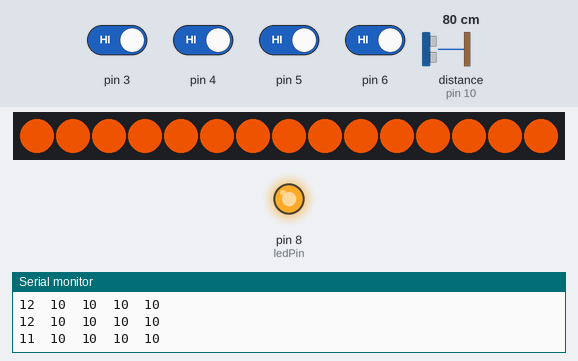
A sketch run on a simulated Arduino Uno, built with avr-gcc and run on an emulated ATmega328P. Shown: 15 RGB LEDs in strip order, left to right, output pins drawn as LEDs (lit = HIGH), the last lines printed to the serial monitor. Wiring (inferred from the names in the program): ultrasonic range finder: trigger pin 9; echo pin 10. Inputs (shaded band) come from the test bench; at power-on: pin 3–6 HIGH, distance to the obstacle (sensor on pin 10) 80 cm. The echo pulse lasts 58.3 µs per cm; dim RGB values are drawn brighter than linear; pins used as bus, display or sensor lines are not drawn.

Above: at 1.2 s.
1.3 s: distance to the obstacle (sensor on pin 10) set to 299 cm
4.3 s: distance to the obstacle (sensor on pin 10) set to 4 cm
7.3 s: pin 3 driven LOW and pin 4 driven LOW and pin 5 driven LOW and pin 6 driven LOW
At 7.7 s:
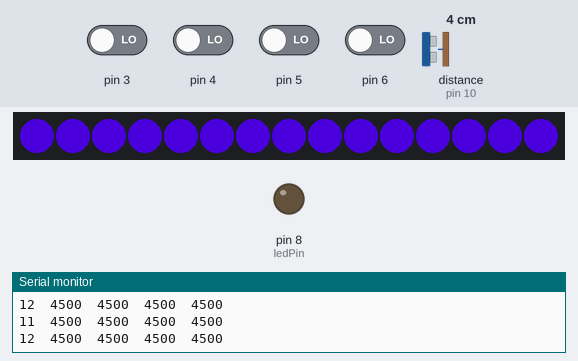
8.9 s: pin 3 driven HIGH
At 10.1 s:
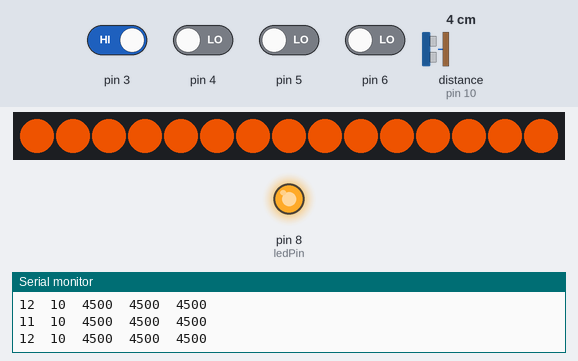
10.4 s: pin 3 driven LOW
At 11.3 s:
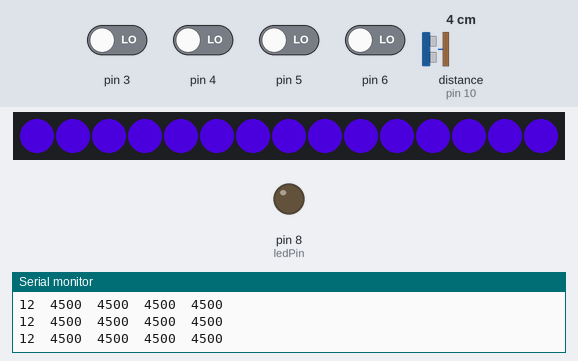
Timing chart, 0 to 12.9 s (numbered marks = the images above; inputs shaded):
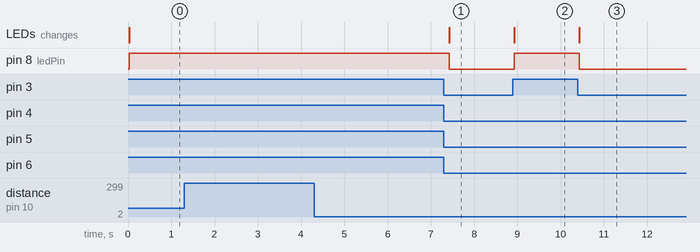

The sketch:

sketch_cpsensor_ultursonic_neopixels_f1.ino
```cpp
#include <Adafruit_NeoPixel.h>
#define LEDPIN 2 // connect the Data from the strip to this pin on the Arduino
#define NUMBER_PIEXELS 15// the number of pixels in your LED strip
Adafruit_NeoPixel strip = Adafruit_NeoPixel(NUMBER_PIEXELS, LEDPIN, NEO_GRB + NEO_KHZ800);

#include <CapacitiveSensor.h>

const int ledPin = 8;
const int trigPin = 9;
const int echoPin = 10;

long duration;
int distance;
int safetyDistance;

int i = 0;

CapacitiveSensor   cs_7_3 = CapacitiveSensor(7, 3);       // 10M resistor between pins 4 & 2, pin 2 is sensor pin, add a wire and or foil if desired
CapacitiveSensor   cs_7_4 = CapacitiveSensor(7, 4);       // 10M resistor between pins 4 & 6, pin 6 is sensor pin, add a wire and or foil
CapacitiveSensor   cs_7_5 = CapacitiveSensor(7, 5);       // 10M resistor between pins 4 & 8, pin 8 is sensor pin, add a wire and or foil
CapacitiveSensor   cs_7_6 = CapacitiveSensor(7, 6);

void setup()
{
  pinMode(trigPin, OUTPUT); // Sets the trigPin as an Output
  pinMode(echoPin, INPUT); // Sets the echoPin as an Input
  pinMode(ledPin, OUTPUT);

  strip.begin();
  // Display status
  Serial.println("Initialized");
  cs_7_3.set_CS_AutocaL_Millis(0xFFFFFFFF);     // turn off autocalibrate on channel 1 - just as an example
  Serial.begin(9600);

}

void loop() {
  // Clears the trigPin
  digitalWrite(trigPin, LOW);
  delayMicroseconds(2);

  // Sets the trigPin on HIGH state for 10 micro seconds
  digitalWrite(trigPin, HIGH);
  delayMicroseconds(10);
  digitalWrite(trigPin, LOW);
  // Reads the echoPin, returns the sound wave travel time in microseconds
  duration = pulseIn(echoPin, HIGH);
  // Calculating the distance
  //distance = abs (duration * 0.034) / 2;
  distance = abs(duration / 2) / 29.1;

  safetyDistance = distance;

  long start = millis();
  long total1 =  cs_7_3.capacitiveSensor(30);
  long total2 =  cs_7_4.capacitiveSensor(30);
  long total3 =  cs_7_5.capacitiveSensor(30);
  long total4 =  cs_7_6.capacitiveSensor(30);

  Serial.print(millis() - start);        // check on performance in milliseconds
  Serial.print("\t");                    // tab character for debug windown spacing
  Serial.print(total1);                  // print sensor output 1
  Serial.print("\t");
  Serial.print(total2);                  // print sensor output 2
  Serial.print("\t");
  Serial.print(total3);                  // print sensor output 1
  Serial.print("\t");
  Serial.println(total4);

  if (safetyDistance <= 500 && (total1 < 300 || total2 < 300 || total3 < 300 ||total4 < 300 )) {

    for (int i = 0; i < strip.numPixels(); i++) {
      // starting at i, draw the orange color cloud}
      void orange(uint16_t i, uint16_t wait) ;
      strip.setPixelColor(i, 200, 70, 0); // orange
      strip.show();
    }
    //delay(200);
    //strip.clear();
    //strip.show();}
    digitalWrite(ledPin, HIGH);

    delay(100);

  }
  else if (safetyDistance <= 500 && (total1 >= 300 || total2 >= 300 || total3 >= 300 || total4 >= 300 )) {
    for (int i = 0; i < strip.numPixels(); i++) {
      void blue(uint16_t i, uint16_t wait) ;
      strip.setPixelColor(i , 50, 0, 150); // blue
      strip.show();
    }
    digitalWrite(ledPin, LOW);

    delay(100);
  }

  else if (safetyDistance > 500) {
    for (int i = 0; i < strip.numPixels() - 1; i++) {
      void off(uint16_t i, uint16_t wait) ;
      strip.setPixelColor(i , 0, 0, 0); // off
      strip.clear();
      strip.show();
      digitalWrite(ledPin, HIGH);
      delay(100);
    }

    Serial.print("Distance: ");
    Serial.println(safetyDistance);
  }
}
```

Measured:
- after the input at 7.3 s, pin 8 (ledPin): HIGH → LOW after 0.13 s; the LEDs: change after 0.13 s (image 1)
- after the input at 8.9 s, pin 8 (ledPin): LOW → HIGH at once; the LEDs: change at once (image 2)
- after the input at 10.4 s, pin 8 (ledPin): HIGH → LOW at once; the LEDs: change at once (image 3)
